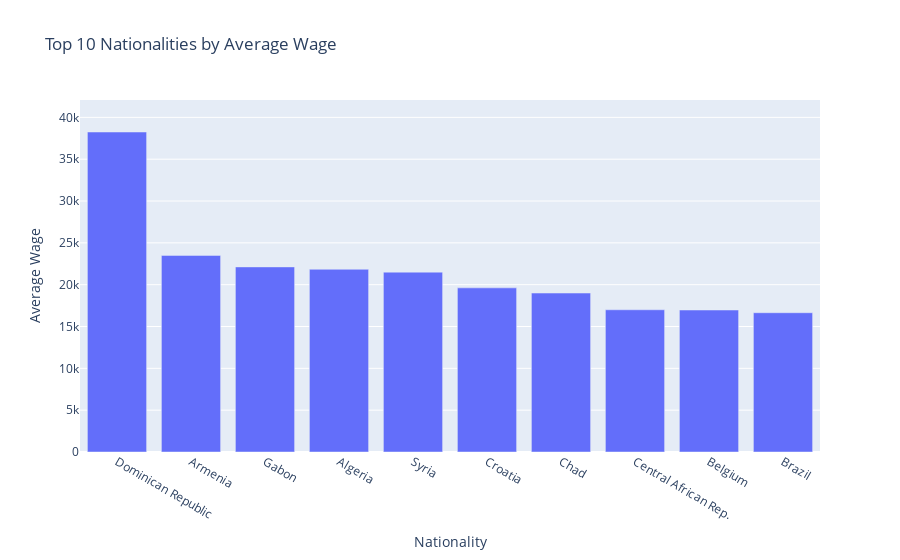

Notebook code cell kept with this figure:
### Code cell
avg_wage_top_10 = avg_wage.reset_index().head(10)
avg_wage_top_10 = avg_wage_top_10.sort_values(by='average wage', ascending=False)
avg_wage_top_10['average wage'] = avg_wage_top_10['average wage'].str.replace('$', '').str.replace(',', '')
avg_wage_top_10['average wage'] = pd.to_numeric(avg_wage_top_10['average wage'])

fig = px.bar(avg_wage_top_10, x='nationality', y='average wage', labels={'nationality': 'Nationality', 'average wage': 'Average Wage'}, category_orders={'nationality': avg_wage_top_10['nationality'].tolist()}, title='Top 10 Nationalities by Average Wage')

fig.update_layout(yaxis_range=[0, avg_wage_top_10['average wage'].max() * 1.1])
fig.show()

### Figure 1 — Plotly figure (JSON) as saved in the notebook; plotly's stock layout.template omitted (floating-point values rounded to 4 significant figures)
{"data": [{"alignmentgroup": "True", "hovertemplate": "Nationality=%{x}<br>Average Wage=%{y}<extra></extra>", "legendgroup": "", "marker": {"color": "#636efa", "pattern": {"shape": ""}}, "name": "", "offsetgroup": "", "orientation": "v", "showlegend": false, "textposition": "auto", "type": "bar", "x": ["Dominican Republic", "Armenia", "Gabon", "Algeria", "Syria", "Croatia", "Chad", "Central African Rep.", "Belgium", "Brazil"], "xaxis": "x", "y": [38250, 23500, 22125, 21840, 21500, 19620.0, 19000, 17000, 16970.0, 16650.0], "yaxis": "y"}], "layout": {"barmode": "relative", "legend": {"tracegroupgap": 0}, "title": {"text": "Top 10 Nationalities by Average Wage"}, "xaxis": {"anchor": "y", "categoryarray": ["Dominican Republic", "Armenia", "Gabon", "Algeria", "Syria", "Croatia", "Chad", "Central African Rep.", "Belgium", "Brazil"], "categoryorder": "array", "domain": [0, 1], "title": {"text": "Nationality"}}, "yaxis": {"anchor": "x", "domain": [0, 1], "range": [0, 42075], "title": {"text": "Average Wage"}}}}
